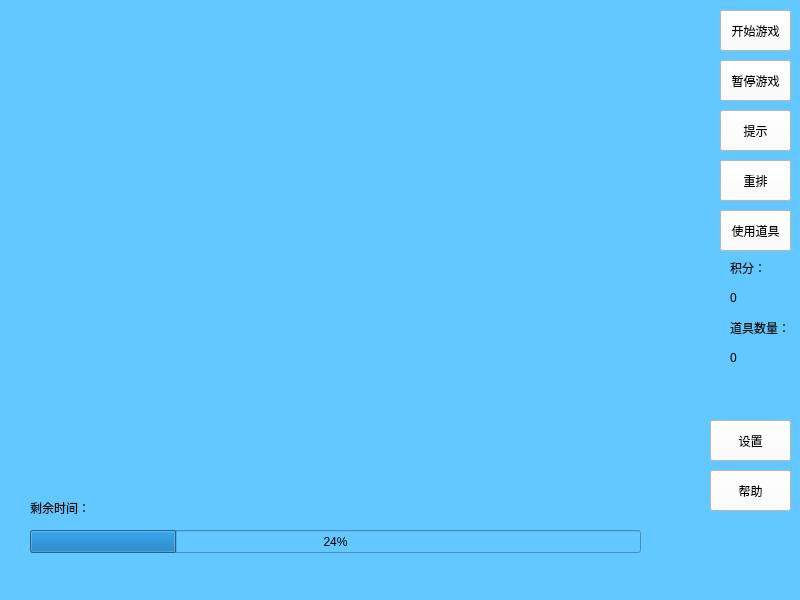
<?xml version="1.0" encoding="UTF-8"?>
<ui version="4.0">
 <class>RelaxedModeWindow</class>
 <widget class="QMainWindow" name="RelaxedModeWindow">
  <property name="geometry">
   <rect>
    <x>0</x>
    <y>0</y>
    <width>800</width>
    <height>600</height>
   </rect>
  </property>
  <property name="windowTitle">
   <string>MainWindow</string>
  </property>
  <property name="styleSheet">
   <string notr="true">background-color: rgb(99, 200, 255);</string>
  </property>
  <widget class="QWidget" name="centralwidget">
   <widget class="QWidget" name="picWidget" native="true">
    <property name="geometry">
     <rect>
      <x>0</x>
      <y>0</y>
      <width>720</width>
      <height>480</height>
     </rect>
    </property>
    <property name="styleSheet">
     <string notr="true">background-image: url();</string>
    </property>
   </widget>
   <widget class="QPushButton" name="pushButton">
    <property name="geometry">
     <rect>
      <x>720</x>
      <y>10</y>
      <width>71</width>
      <height>41</height>
     </rect>
    </property>
    <property name="autoFillBackground">
     <bool>false</bool>
    </property>
    <property name="styleSheet">
     <string notr="true">background-color: rgb(255, 255, 255);</string>
    </property>
    <property name="text">
     <string>开始游戏</string>
    </property>
   </widget>
   <widget class="QPushButton" name="pushButton_2">
    <property name="geometry">
     <rect>
      <x>720</x>
      <y>60</y>
      <width>71</width>
      <height>41</height>
     </rect>
    </property>
    <property name="styleSheet">
     <string notr="true">background-color: rgb(255, 255, 255);</string>
    </property>
    <property name="text">
     <string>暂停游戏</string>
    </property>
   </widget>
   <widget class="QPushButton" name="pushButton_3">
    <property name="geometry">
     <rect>
      <x>720</x>
      <y>110</y>
      <width>71</width>
      <height>41</height>
     </rect>
    </property>
    <property name="styleSheet">
     <string notr="true">background-color: rgb(255, 255, 255);</string>
    </property>
    <property name="text">
     <string>提示</string>
    </property>
   </widget>
   <widget class="QPushButton" name="pushButton_4">
    <property name="geometry">
     <rect>
      <x>720</x>
      <y>160</y>
      <width>71</width>
      <height>41</height>
     </rect>
    </property>
    <property name="styleSheet">
     <string notr="true">background-color: rgb(255, 255, 255);</string>
    </property>
    <property name="text">
     <string>重排</string>
    </property>
   </widget>
   <widget class="QPushButton" name="pushButton_5">
    <property name="geometry">
     <rect>
      <x>720</x>
      <y>210</y>
      <width>71</width>
      <height>41</height>
     </rect>
    </property>
    <property name="styleSheet">
     <string notr="true">background-color: rgb(255, 255, 255);</string>
    </property>
    <property name="text">
     <string>使用道具</string>
    </property>
   </widget>
   <widget class="QPushButton" name="pushButton_7">
    <property name="geometry">
     <rect>
      <x>710</x>
      <y>420</y>
      <width>81</width>
      <height>41</height>
     </rect>
    </property>
    <property name="styleSheet">
     <string notr="true">background-color: rgb(255, 255, 255);</string>
    </property>
    <property name="text">
     <string>设置</string>
    </property>
   </widget>
   <widget class="QPushButton" name="pushButton_8">
    <property name="geometry">
     <rect>
      <x>710</x>
      <y>470</y>
      <width>81</width>
      <height>41</height>
     </rect>
    </property>
    <property name="styleSheet">
     <string notr="true">background-color: rgb(255, 255, 255);</string>
    </property>
    <property name="text">
     <string>帮助</string>
    </property>
   </widget>
   <widget class="QLabel" name="label">
    <property name="geometry">
     <rect>
      <x>730</x>
      <y>260</y>
      <width>59</width>
      <height>16</height>
     </rect>
    </property>
    <property name="styleSheet">
     <string notr="true">font: 13pt &quot;.SF NS Text&quot;;</string>
    </property>
    <property name="text">
     <string>积分：</string>
    </property>
   </widget>
   <widget class="QLabel" name="label_2">
    <property name="geometry">
     <rect>
      <x>730</x>
      <y>290</y>
      <width>61</width>
      <height>16</height>
     </rect>
    </property>
    <property name="styleSheet">
     <string notr="true">font: 18pt &quot;.SF NS Text&quot;;</string>
    </property>
    <property name="text">
     <string>0</string>
    </property>
   </widget>
   <widget class="QLabel" name="label_3">
    <property name="geometry">
     <rect>
      <x>30</x>
      <y>500</y>
      <width>59</width>
      <height>16</height>
     </rect>
    </property>
    <property name="text">
     <string>剩余时间：</string>
    </property>
   </widget>
   <widget class="QProgressBar" name="progressBar">
    <property name="geometry">
     <rect>
      <x>30</x>
      <y>530</y>
      <width>611</width>
      <height>23</height>
     </rect>
    </property>
    <property name="value">
     <number>24</number>
    </property>
   </widget>
   <widget class="QLabel" name="label_4">
    <property name="geometry">
     <rect>
      <x>730</x>
      <y>320</y>
      <width>59</width>
      <height>16</height>
     </rect>
    </property>
    <property name="text">
     <string>道具数量：</string>
    </property>
   </widget>
   <widget class="QLabel" name="label_5">
    <property name="geometry">
     <rect>
      <x>730</x>
      <y>350</y>
      <width>61</width>
      <height>16</height>
     </rect>
    </property>
    <property name="styleSheet">
     <string notr="true">font: 18pt &quot;.SF NS Text&quot;;</string>
    </property>
    <property name="text">
     <string>0</string>
    </property>
   </widget>
  </widget>
 </widget>
 <resources/>
 <connections/>
</ui>
